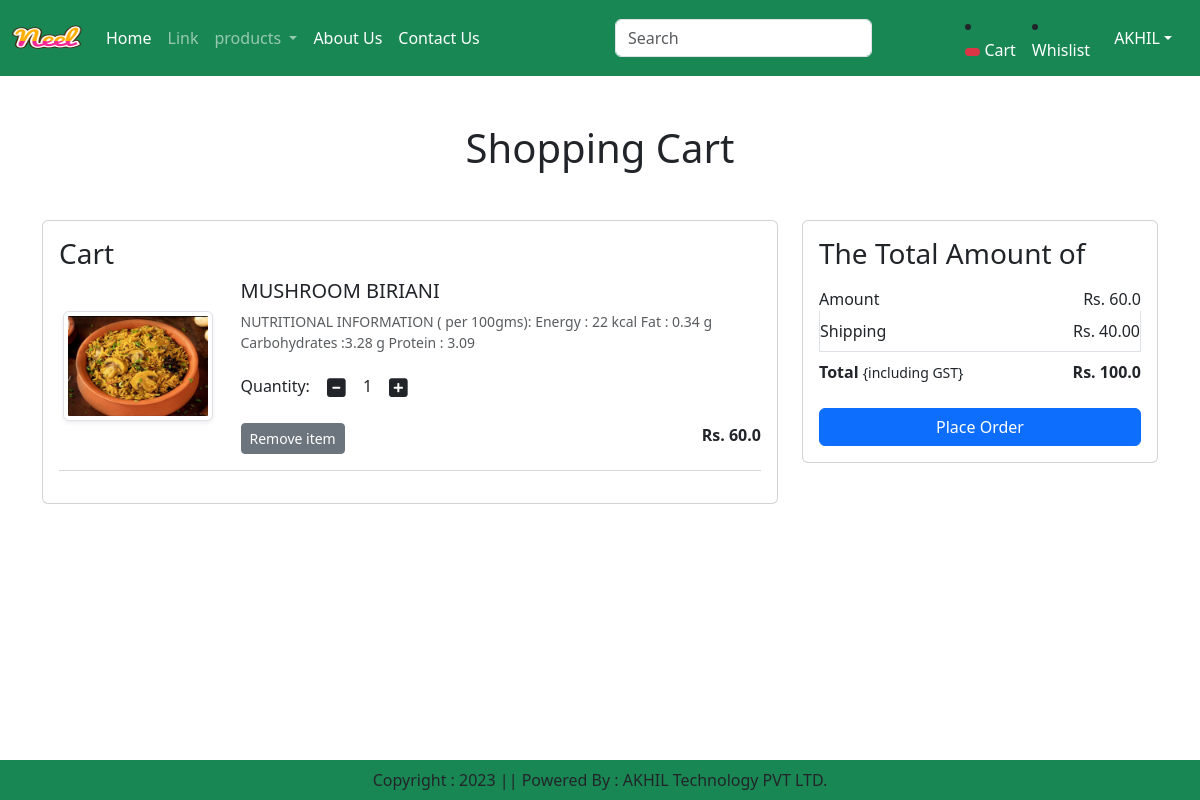
The app's page /cart/ (signed in) with its own data.
### ss/models.py (models this page shows, shortened)
class Cart(models.Model):
    user = models.ForeignKey(User, on_delete=models.CASCADE)
    product = models.ForeignKey(Product, on_delete=models.CASCADE)
    quantity = models.PositiveIntegerField(default=1)

class Product(models.Model):
    title = models.CharField(max_length=100)
    selling_price = models.FloatField()
    discounted_price = models.FloatField()
    description = models.TextField()
    composition = models.TextField(default='')
    prodapp = models.TextField(default='')
    category = models.CharField(choices=CATEGORY_CHOICES, max_length=2)
    product_image = models.ImageField(upload_to = 'products')

### ss/views.py (the view)
# urls.py: path('cart/',views.show_cart, name='showcart'),
def show_cart(request):
    user = request.user
    cart = Cart.objects.filter(user=user)
    amount = 0
    for p in cart:
        value = p.quantity * p.product.discounted_price
        amount =amount + value
    totalamount = amount + 40
    return render(request, 'ss/addtocart.html',locals())

### ss/templates/ss/addtocart.html (shortened to what this page needs)
{% extends 'ss/base.html' %}
{% load static %}
{% block main-content %}
<div class="container my-5">
 <div class="row">
  {% if cart %}
  <h1 class="text-center mb-5">Shopping Cart</h1>
  <div class="col-sm-8">
  <div class="card">
    <div class="card-body">
      <h3>Cart</h3>
      {% for item in cart %}
      <div class="row">
       <div class="col-sm-3 text-center align-self-center"><img src="{{item.product.product_image.url}}" alt="" srcset=""class="img-fluid img-thumbnail shadow-sm" height="150" width="150" ></div>
       <div class="col-sm-9">
        <div>
          <h5>{{item.product.title}}</h5>
          <p class="mb-2 text-muted small">{{item.product.description}}</p>
          <div class="my-3">
            <label for="quantity">Quantity:</label>
            <a class="minus-cart btn" pid={{item.product.id}}><i class="fas fa-minus-square fa-lg"></i></a>
              <span id="quantity">{{item.quantity}}</span>
            <a class="plus-cart btn" pid={{item.product.id}}><i class="fas fa-plus-square fa-lg"></i></a>
        </div>
        <div class="d-flex justify-content-between">
          <a href="#" class="remove-cart btn btn-sm btn-secondary mr-3" pid={{item.product.id}}>Remove item</a>
          <p class="mb-0"><span><strong>Rs. {{item.product.discounted_price}}</strong></span></p>
        </div>
      </div>
     </div>
    </div>
    <hr class="text-muted" />
    {% endfor %}
    </div>
    </div>
   </div>
   <div class="col-sm-4">
    <div class="card">
      <div class="card-body">
        <h3>The Total Amount of</h3>
        <ul class="list-group">
         <li class="list-group-item d-flex justify-content-between align-items-center border-0 px-0 pb-0" >Amount<span id="amount">Rs. {{amount}}</span> </li>
         <li class="list-group-item d-flex justify-content-between align-items-center px-0" >Shipping<span>Rs. 40.00</span></li>
         <li class="list-group-item d-flex justify-content-between align-items-center border-0 px-0 mb-3">
          <div>
              <strong>Total</strong> <small>{including GST}</small>
           </div>
           <span id="totalamount"><strong>Rs. {{totalamount}}</strong></span>
         </li>
        </ul>
        <div class="d-grid"><a href="{% url 'checkout' %}" class="btn btn-primary">Place Order</a>
      </div>
    </div>
  </div>
  {% else %}
    <h1 class="text-center mb-5">Cart is Empty</h1>
  {% endif %}
  </div>
</div>
{% endblock main-content %}

### records on screen
Cart: product.product_image (picture), product "MUSHROOM BIRIANI", product.description "NUTRITIONAL INFORMATION ( per 100gms): Energy : 22 kcal Fat : 0.34 g Carbohydrates :3.28 g Protein : 3.09", quantity "1", product.discounted_price "60.0"

### other values on screen
{{ amount }} "60.0"
{{ totalamount }} "100.0"
